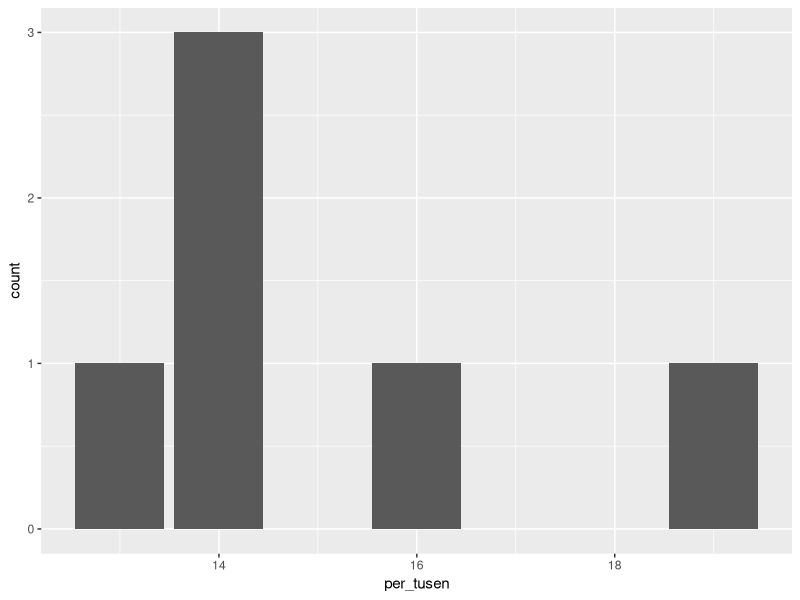

Write R code to recreate this figure.
## ----setup, include=FALSE---------------------------------------------------------------------------------------------------
knitr::opts_chunk$set(echo = TRUE)
knitr::opts_chunk$set(tidy.opts=list(width.cutoff=80), tidy=TRUE)



## ----chunk_eksempel---------------------------------------------------------------------------------------------------------
# Dette er kode.  


## ----kommentar_eksempel-----------------------------------------------------------------------------------------------------
# Dette er en kommentar. 
# Nå skal vi gjøre et lite forsøk med noe enkel matte! 
# For å kjøre koden setter dere musepekeren ved siden av, og trykker ctrl+enter (cmd+return på Mac). 
100/2+4


## ----mean_funksjonen, eval=FALSE--------------------------------------------------------------------------------------------
## #La oss prøve dette med "mean()" funksjonen, som logisk nok finner gjennomsnitt:
## ?mean


## ----hjeplefil_eksempel-----------------------------------------------------------------------------------------------------
?vif



## ----lage_objekter----------------------------------------------------------------------------------------------------------

To <- 2

2 + To


## ----lage_objekter2---------------------------------------------------------------------------------------------------------
en_til_hundre <- 1:100
tall <- c(1,4,56,8,4,2,4)

tall


## ----funksjon_eksempel------------------------------------------------------------------------------------------------------
mean(en_til_hundre)
mean(tall)


## ----indeksering_eksempel---------------------------------------------------------------------------------------------------
tall[5]


## ----indeksering_eksempel2--------------------------------------------------------------------------------------------------
tall[3:6]
tall[c(3,5,3,6)]


## ----funksjon_indeksering---------------------------------------------------------------------------------------------------
mean(tall[c(3,5,3,6)])


## ----nytt_objekt_indeksering------------------------------------------------------------------------------------------------
Ny_Vektor <- tall[c(3,5,3,6)]


## ----sjekke_numeric---------------------------------------------------------------------------------------------------------
is.numeric(en_til_hundre)
# Her ser vi at vi får opp "TRUE" som betyr at en_til_hundre er et numerisk objekt


## ----sjekke_klasse----------------------------------------------------------------------------------------------------------
class(en_til_hundre)


## ----klasse_tekst_eksempel--------------------------------------------------------------------------------------------------
Tekst <- "Hei, jeg elsker R! <3"
# Denne klassen kan inneholde tekst, men vil f.eks. ikke kunne brukes til matte. 
mean(Tekst)


## ----bytte_klasse-----------------------------------------------------------------------------------------------------------
tall_ch <- as.character(tall)
mean(tall_ch)


## ----faktor_eksempel--------------------------------------------------------------------------------------------------------
# Lager en faktorvariabel uten å sette nivåer
skolenivaer <- factor(c("Barneskole", 
                        "Ungdomskole", 
                        "Videregaende", 
                        "Videregaende", 
                        "Universitet",
                        "Ungdomskole",
                        "Universitet"))

# Printer alle verdiene
skolenivaer 

# Printer alle nivåene
levels(skolenivaer)
# Er det noe som skurrer her?


## ----endre_faktornivå-------------------------------------------------------------------------------------------------------
# Endrer faktornivåene
skolenivaer <- factor(skolenivaer,
                      levels = c("Barneskole",
                                 "Ungdomskole",
                                 "Videregaende",
                                 "Universitet"))
skolenivaer
levels(skolenivaer)


## ----blande_klasser_eksempel------------------------------------------------------------------------------------------------
teksttall <- c(1,4,0,4, "Bamse", "R", "R Seminarer er de BESTE seminarer", 42, "the answer")

class(teksttall)
mean(teksttall[1:4])


## ----eksempel_vektorer------------------------------------------------------------------------------------------------------
navn <- c("Mohammed", "Jakob", "Olav", "Martin", 
          "Maja", "Sofia", "Iben", "Therese")

antall <- c(94, 76, 68, NA, 65, 64, 60, NA)

per_tusen <- c(19, 16, 14, NA, 14, 14, 13, NA)

kjonn <- c("Gutt", "Gutt", "Gutt", "Gutt", 
           "Jente", "Jente", "Jente", "Jente")

by <- c("Oslo")



## ----lengde_vektor----------------------------------------------------------------------------------------------------------

length(navn)
length(by)



## ----datasett_eksempel------------------------------------------------------------------------------------------------------
navnestat <- data.frame(navn, antall, per_tusen, kjonn, by)


## ----vise_datasett_spss_style-----------------------------------------------------------------------------------------------
View(navnestat)


## ----indeksering_datasett---------------------------------------------------------------------------------------------------
# Med klammeparanteser kan vi velge rad og kolonne. Rad kommer først, og så kolonnen:
# `datasett[rader, kolonner]`
navnestat[2,1] 

# Skriver vi en tom får vi alle kollonene/radene 
navnestat[,2] 
navnestat[2,]



## ----trekke_ut_variabler----------------------------------------------------------------------------------------------------
#Her skriver jeg først navnet på dataframen, og så variabelen: 
navnestat$antall 

#La oss prøve å få ut gjennomsnittlet til antall 
mean(navnestat$antall)


## ----gjennomsnitt_datasettvariabel------------------------------------------------------------------------------------------
mean(navnestat$antall, na.rm = TRUE) 
median(navnestat$antall, na.rm = TRUE)


## ----summerende_statistikk--------------------------------------------------------------------------------------------------
summary(navnestat$antall)

summary(navnestat)


## ----installere_pakker, eval=FALSE------------------------------------------------------------------------------------------
## install.packages("tidyverse")


## ----laste_inn_pakker-------------------------------------------------------------------------------------------------------
library(tidyverse)


## ----ggplot_eksempel, warning=FALSE-----------------------------------------------------------------------------------------
# I første argument spesifiserer vi datasettet
# og hvilken variabel vi vil plotte
# Vi legger til en + på slutten av linjen for
# å fortelle R at vi vil legge til flere lag
# Etter + skrive vi hva slags plot vi vil ha. 

ggplot(data = navnestat, aes(x = per_tusen)) + 
  geom_bar(bins = 30) 
  


## ----set_up_for_tabell, echo = FALSE, message=FALSE-------------------------------------------------------------------------
"Atomic vector" <- c("numeric", "integer", "character", "factor", "logical")
"List" <- c("blanding", "", "", "", "")
tabell <- cbind(`Atomic vector`, List)



## ----klasser_i_datasett-----------------------------------------------------------------------------------------------------
class(navnestat$navn)
class(navnestat$antall)
class(navnestat$by)


## ----endre_klasse_i_datasett------------------------------------------------------------------------------------------------
# Her lager vi en ny variabel antall2 der vi ber R lagre alder som character
navnestat$antall2 <- as.character(navnestat$antall)


## ----logiske_operasjoner----------------------------------------------------------------------------------------------------
1 == 2                                # tester om 1 er lik 2
2 == 2                                # tester om 2 er lik 2
"Statsvitenskap" == "statsvitenskap"  # Logiske tester kan også brukes på tekst
"statsvitenskap" == "statsvitenskap"  # R er imidlertid sensitivt til store og små bokstaver
1 <= 2                                # Tester om 1 er mindre enn eller lik 2
1 >= 2                                # Tester om 1 er større enn eller lik 2
1 != 2                                # Tester om 1 er ulik 2
1 == 2 | 1 == 1                       # Tester om en av de to påstandene 1 er lik 2 eller 1 er lik 1 er sanne
1 == 2 & 1 == 1                       # Tester om begge de to påstandene 1 er lik 2 og 1 er lik 1 er sanne


## ----generere_script, eval=FALSE, echo=FALSE--------------------------------------------------------------------------------
## knitr::purl("./doc/seminar1/seminar1.Rmd",
##             output = "./script/seminar1.R",
##             documentation = 1)

